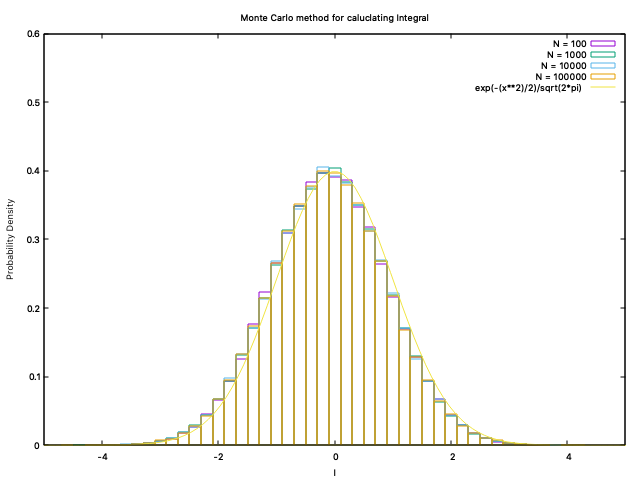

Recreate this plot in gnuplot.
set title 'Monte Carlo method for caluclating Integral'
set xlabel 'I'
set ylabel 'Probability Density'
set xrange[-5:5]
set yrange[0:0.6]
plot 'report4-3-3.dat' index 0 u 2:3 title 'N = 100' with boxes, 'report4-3-3.dat' index 1 u 2:3 title 'N = 1000' with boxes, 'report4-3-3.dat' index 2 u 2:3 title 'N = 10000' with boxes, 'report4-3-3.dat' index 3 u 2:3 title 'N = 100000' with boxes, exp(-(x**2)/2)/sqrt(2*pi)
